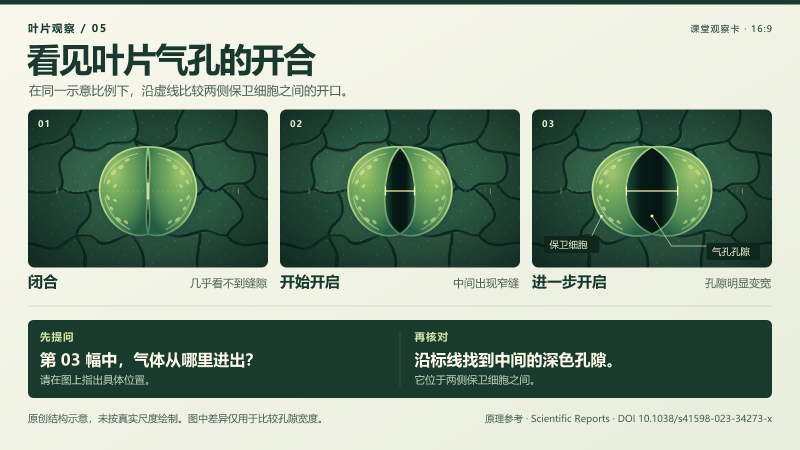
#> input picture x-capability-atlas/labs/leaf-lesson-sheet.png, 1600 x 900 px (shown at 1/2 size)
$ python -i package-greenhouse.py   (imports and definitions only)
#> lines starting #> are read from the running program, lines starting #| are printed output that depends on the picture
"""Package rendered PNG sequences into the case 04 film and source clips."""
import argparse
import json
import os
from pathlib import Path
import subprocess

from PIL import Image, ImageDraw, ImageFont

from greenhouse_edit import FILM_SECONDS, FPS, NAMES, SHOTS, film_segments

FRAME_SIZE = (1280, 720)
ENCODE = ['-c:v', 'libx264', '-preset', 'fast', '-crf', '16', '-pix_fmt', 'yuv420p', '-movflags', '+faststart']
FONT_DIR = Path(os.environ.get('WINDIR', 'C:/Windows')) / 'Fonts'


def ffmpeg(*args):
    subprocess.run(['ffmpeg', '-hide_banner', '-loglevel', 'error', '-y', *map(str, args)], check=True)


def font(filename, size):
    return ImageFont.truetype(str(FONT_DIR / filename), size)


# [46 lines left out: functions poster_and_board, compile_shot, title_card, not called in this run]


def composite(frame, card=None, opacity=1):
#> called with frame = 'leaf-lesson-sheet.png', opacity = 1
    with Image.open(frame) as source:
#> source is the input picture: PIL image 1600x900 RGBA; mean R, G, B, A 139.1, 158.3, 141.4, 255
        output = source.convert('RGB').resize(FRAME_SIZE, Image.Resampling.LANCZOS)
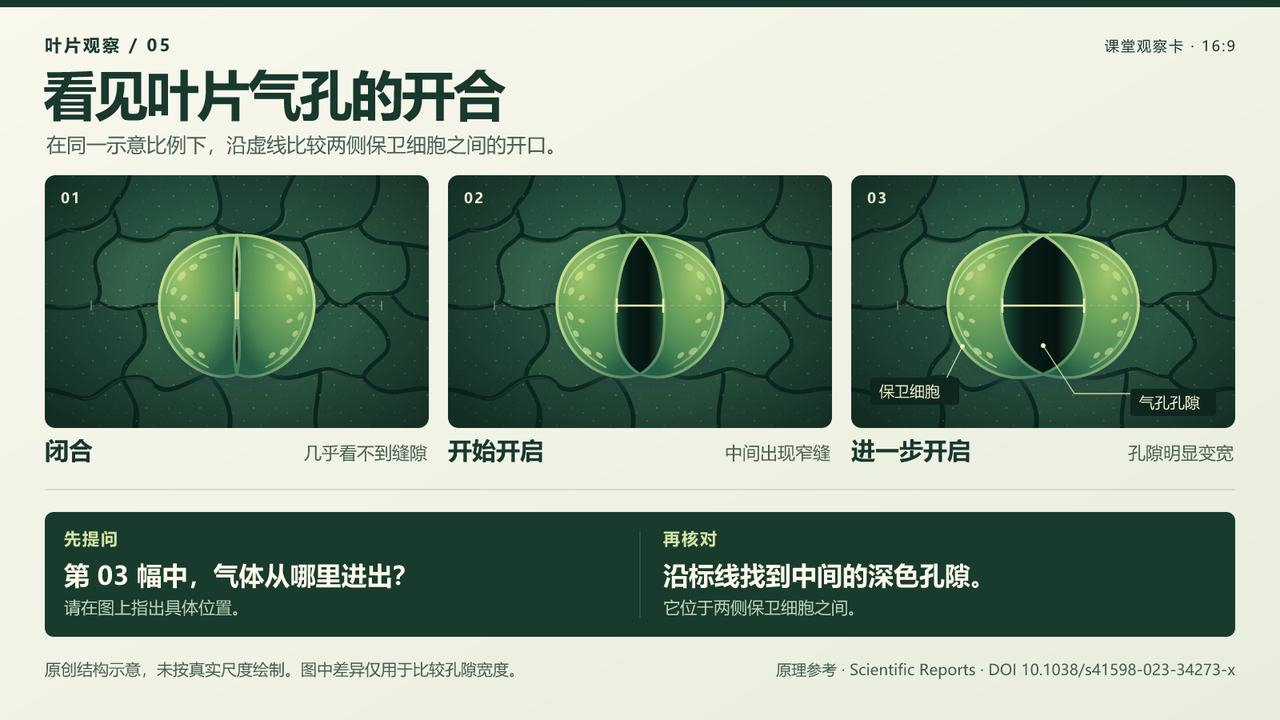
#> output: PIL image 1280x720 RGB; mean R, G, B 139, 158.2, 141.4
    if card and opacity > 0:
        alpha = card.getchannel('A')
        if opacity < 1:
            alpha = alpha.point(lambda pixel: round(pixel * opacity))
        output.paste(card, mask=alpha)
    return output


# [57 lines left out: functions compile_film, main, not called in this run]


# [2 lines not run here, left out]

>>> result = composite('leaf-lesson-sheet.png')
